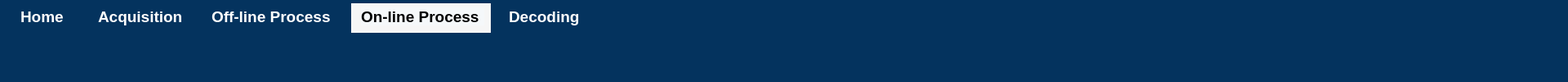
       <widget class="QWidget" name="widget_33" native="true">
        <property name="sizePolicy">
         <sizepolicy hsizetype="Preferred" vsizetype="Fixed">
          <horstretch>0</horstretch>
          <verstretch>0</verstretch>
         </sizepolicy>
        </property>
        <property name="minimumSize">
         <size>
          <width>1920</width>
          <height>40</height>
         </size>
        </property>
        <property name="styleSheet">
         <string notr="true">background-color: rgb(4, 51, 94);</string>
        </property>
        <layout class="QGridLayout" name="gridLayout">
         <property name="leftMargin">
          <number>0</number>
         </property>
         <property name="topMargin">
          <number>0</number>
         </property>
         <property name="rightMargin">
          <number>0</number>
         </property>
         <property name="bottomMargin">
          <number>0</number>
         </property>
         <property name="spacing">
          <number>0</number>
         </property>
         <item row="0" column="0">
          <widget class="QWidget" name="widget_36" native="true">
           <property name="minimumSize">
            <size>
             <width>1920</width>
             <height>40</height>
            </size>
           </property>
           <property name="styleSheet">
            <string notr="true">background-color: rgb(4, 51, 94);</string>
           </property>
           <widget class="QLabel" name="label_220">
            <property name="geometry">
             <rect>
              <x>25</x>
              <y>9</y>
              <width>61</width>
              <height>22</height>
             </rect>
            </property>
            <property name="font">
             <font>
              <pointsize>14</pointsize>
              <weight>75</weight>
              <bold>true</bold>
             </font>
            </property>
            <property name="styleSheet">
             <string notr="true">color: rgb(255, 255, 255);</string>
            </property>
            <property name="text">
             <string>Home</string>
            </property>
            <property name="alignment">
             <set>Qt::AlignLeading|Qt::AlignLeft|Qt::AlignVCenter</set>
            </property>
           </widget>
           <widget class="QLabel" name="label_221">
            <property name="geometry">
             <rect>
              <x>120</x>
              <y>9</y>
              <width>111</width>
              <height>22</height>
             </rect>
            </property>
            <property name="font">
             <font>
              <pointsize>14</pointsize>
              <weight>75</weight>
              <bold>true</bold>
             </font>
            </property>
            <property name="styleSheet">
             <string notr="true">color: rgb(255, 255, 255);</string>
            </property>
            <property name="text">
             <string>Acquisition</string>
            </property>
            <property name="alignment">
             <set>Qt::AlignLeading|Qt::AlignLeft|Qt::AlignVCenter</set>
            </property>
           </widget>
           <widget class="QLabel" name="label_222">
            <property name="geometry">
             <rect>
              <x>259</x>
              <y>9</y>
              <width>151</width>
              <height>22</height>
             </rect>
            </property>
            <property name="font">
             <font>
              <pointsize>14</pointsize>
              <weight>75</weight>
              <bold>true</bold>
             </font>
            </property>
            <property name="styleSheet">
             <string notr="true">color: rgb(255, 255, 255);</string>
            </property>
            <property name="text">
             <string>Off-line Process</string>
            </property>
            <property name="alignment">
             <set>Qt::AlignLeading|Qt::AlignLeft|Qt::AlignVCenter</set>
            </property>
           </widget>
           <widget class="QLabel" name="label_223">
            <property name="geometry">
             <rect>
              <x>442</x>
              <y>9</y>
              <width>151</width>
              <height>22</height>
             </rect>
            </property>
            <property name="font">
             <font>
              <pointsize>14</pointsize>
              <weight>75</weight>
              <bold>true</bold>
             </font>
            </property>
            <property name="styleSheet">
             <string notr="true">background-color: rgb(245, 248, 250);</string>
            </property>
            <property name="text">
             <string>On-line Process</string>
            </property>
            <property name="alignment">
             <set>Qt::AlignLeading|Qt::AlignLeft|Qt::AlignVCenter</set>
            </property>
           </widget>
           <widget class="QLabel" name="label_224">
            <property name="geometry">
             <rect>
              <x>623</x>
              <y>9</y>
              <width>101</width>
              <height>22</height>
             </rect>
            </property>
            <property name="font">
             <font>
              <pointsize>14</pointsize>
              <weight>75</weight>
              <bold>true</bold>
             </font>
            </property>
            <property name="styleSheet">
             <string notr="true">color: rgb(255, 255, 255);</string>
            </property>
            <property name="text">
             <string>Decoding</string>
            </property>
            <property name="alignment">
             <set>Qt::AlignLeading|Qt::AlignLeft|Qt::AlignVCenter</set>
            </property>
           </widget>
           <widget class="QWidget" name="widget_38" native="true">
            <property name="geometry">
             <rect>
              <x>430</x>
              <y>4</y>
              <width>171</width>
              <height>36</height>
             </rect>
            </property>
            <property name="minimumSize">
             <size>
              <width>171</width>
              <height>36</height>
             </size>
            </property>
            <property name="styleSheet">
             <string notr="true">background-color: rgb(246, 246, 246);</string>
            </property>
           </widget>
           <zorder>label_220</zorder>
           <zorder>label_221</zorder>
           <zorder>label_222</zorder>
           <zorder>label_224</zorder>
           <zorder>widget_38</zorder>
           <zorder>label_223</zorder>
          </widget>
         </item>
        </layout>
       </widget>
